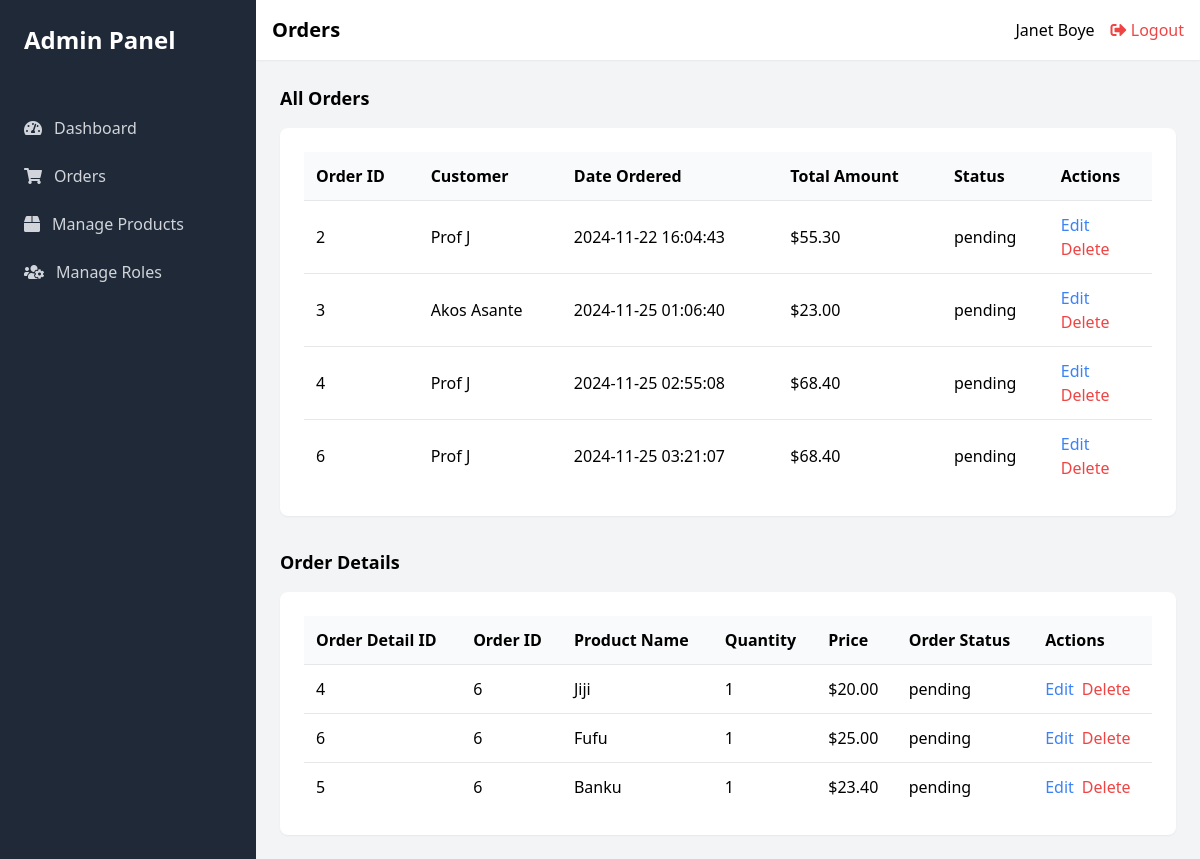
The app's page /view/manage_orders.php (signed in), older data.
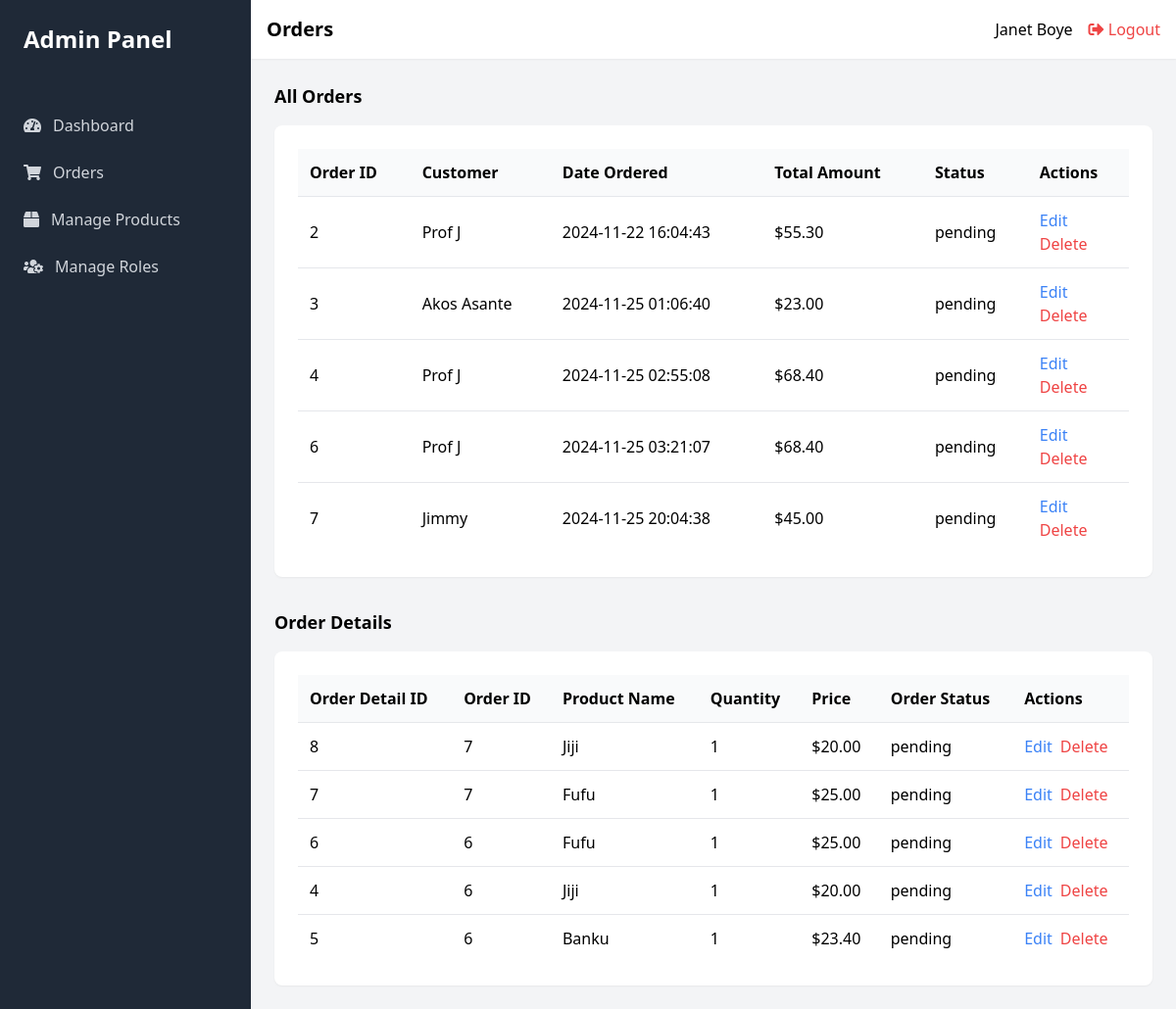
The same page, newer data.
### tables this page shows
CREATE TABLE `orders` (
  `order_id` int(11) NOT NULL,
  `user_id` int(11) NOT NULL,
  `date` datetime NOT NULL DEFAULT current_timestamp(),
  `total_amount` decimal(10,2) NOT NULL,
  `status` enum('pending','completed','collected','cancelled') NOT NULL DEFAULT 'pending'
);

CREATE TABLE `users` (
  `user_id` int(11) NOT NULL,
  `name` varchar(100) NOT NULL,
  `email` varchar(100) NOT NULL,
  `password` varchar(255) NOT NULL,
  `role` enum('administrator','inventory manager','sales personnel','customer') NOT NULL
);

CREATE TABLE `order_details` (
  `order_detail_id` int(11) NOT NULL,
  `order_id` int(11) NOT NULL,
  `product_id` int(11) NOT NULL,
  `qty` int(11) NOT NULL,
  `price` decimal(10,2) NOT NULL
);

CREATE TABLE `products` (
  `product_id` int(11) NOT NULL,
  `pname` varchar(100) NOT NULL,
  `description` text NOT NULL,
  `price` decimal(10,2) NOT NULL,
  `stock_qty` int(11) DEFAULT NULL
);

### controllers/order_controller.php (called while the page is built, shortened)
<?php
require_once("../classes/order_class.php");
function getOrdersController() {
    $orders = new Orders();
    return $orders->getOrders();
}
function getAllOrderDetailsController() {
    $order = new Orders();
    return $order->getAllOrderDetails();
}
?>

### classes/order_class.php (called while the page is built, shortened)
<?php
require_once ('../settings/db_class.php');
class Orders extends db_connection
{
    public function getAllOrderDetails() {
        $ndb = new db_connection();
        $sql = "SELECT `order_details`.`order_detail_id`, `orders`.`order_id`, `orders`.`status` AS order_status,
                        `order_details`.`qty`, `order_details`.`price`, `products`.`pname`
                FROM `order_details`
                JOIN `products` ON `order_details`.`product_id` = `products`.`product_id`
                JOIN `orders` ON `order_details`.`order_id` = `orders`.`order_id`
                ORDER BY `orders`.`date` DESC";
        if ($ndb->db_query($sql)) {
            $order_details = $ndb->db_fetch_all();
            return $order_details ? $order_details : [];
        } else {
            error_log("Error retrieving order details: " . mysqli_error($ndb->db_conn()));
            return [];
        }
    }
    function getOrders() {
        $ndb = new db_connection();
        $sql = "SELECT `orders`.*, `users`.`name` FROM `orders`
                JOIN `users` ON `orders`.`user_id` = `users`.`user_id`";
        $result = mysqli_query($ndb->db_conn(), $sql);
        $orders = array();
        if ($result && mysqli_num_rows($result) > 0) {
            while ($row = mysqli_fetch_assoc($result)) {
                $orders[] = $row;
            }
        }
        return $orders;
    }
}
?>

### settings/db_class.php (called while the page is built, shortened)
<?php
if (!class_exists('db_connection')) {
	class db_connection
	{
		public $db = null;
		public $results = null;
		function db_connect()
		{
			$this->db = mysqli_connect(SERVER, USERNAME, PASSWORD, DATABASE);
			if (mysqli_connect_errno()) {
				return false;
			} else {
				return true;
			}
		}
		function db_conn()
		{
			$this->db = mysqli_connect(SERVER, USERNAME, PASSWORD, DATABASE);
			if (mysqli_connect_errno()) {
				return false;
			} else {
				return $this->db;
			}
		}
		function db_query($sqlQuery)
		{
			$this->results = mysqli_query($this->db, $sqlQuery);
			if ($this->results == false) {
				return false;
			} else {
				return true;
			}
		}
		function db_fetch_all()
		{
			return mysqli_fetch_all($this->results, MYSQLI_ASSOC);
		}
	}
}
?>

### view/manage_orders.php (the view, shortened to what this page needs)
<?php
$role = $_SESSION['user_role'];
require_once('../controllers/order_controller.php');
$orders = getOrdersController();
$order_details = getAllOrderDetailsController();
?>
<!DOCTYPE html>
<html lang="en">
<head>
    <link href="https://cdn.jsdelivr.net/npm/tailwindcss@2.2.16/dist/tailwind.min.css" rel="stylesheet">
    <link rel="stylesheet" href="https://cdnjs.cloudflare.com/ajax/libs/font-awesome/5.15.3/css/all.min.css">
</head>
<body>
    <div class="flex h-screen bg-gray-100">
        <div class="w-64 bg-gray-800">
            <div class="p-6">
                <h1 class="text-2xl font-bold text-white">Admin Panel</h1>
            </div>
            <nav class="mt-6">
                <a href="admin.php" class="flex items-center py-3 px-6 text-gray-300 hover:bg-gray-700 hover:text-white transition-all duration-200">
                    <i class="fas fa-tachometer-alt mr-3"></i> Dashboard
                </a>
                <?php if ($role === 'administrator' || $role === 'sales personnel' || $role === 'inventory manager') { ?>
                    <a href="manage_orders.php" class="flex items-center py-3 px-6 text-gray-300 hover:bg-gray-700 hover:text-white transition-all duration-200">
                        <i class="fas fa-shopping-cart mr-3"></i> Orders
                    </a>
                <?php } ?>
                <?php if ($role === 'administrator' || $role === 'sales personnel' || $role === 'inventory manager') { ?>
                    <a href="manage_products.php" class="flex items-center py-3 px-6 text-gray-300 hover:bg-gray-700 hover:text-white transition-all duration-200">
                        <i class="fas fa-box mr-3"></i> Manage Products
                    </a>
                <?php } ?>
                <?php if ($role === 'administrator') { ?>
                    <a href="manage_roles.php" class="flex items-center py-3 px-6 text-gray-300 hover:bg-gray-700 hover:text-white transition-all duration-200">
                        <i class="fas fa-users-cog mr-3"></i> Manage Roles
                    </a>
                <?php } ?>
            </nav>
        </div>
        <div class="flex-1 overflow-x-hidden overflow-y-auto">
            <header class="bg-white shadow-sm p-4">
                <div class="flex items-center justify-between">
                    <h2 class="text-xl font-semibold">Orders</h2>
                    <div class="flex items-center">
                        <span class="mr-4"><?php echo $_SESSION['user_name']; ?></span>
                        <a href="../actions/logout_action.php" class="text-red-500 hover:text-red-700">
                            <i class="fas fa-sign-out-alt"></i> Logout
                        </a>
                    </div>
                </div>
            </header>
            <main class="p-6">
                <div class="flex justify-between items-center mb-4">
                    <h3 class="text-lg font-semibold">All Orders</h3>
                </div>
                <div class="bg-white p-6 rounded-lg shadow-sm">
                    <table class="w-full">
                        <thead>
                            <tr class="bg-gray-50">
                                <th class="p-3 text-left">Order ID</th>
                                <th class="p-3 text-left">Customer</th>
                                <th class="p-3 text-left">Date Ordered</th>
                                <th class="p-3 text-left">Total Amount</th>
                                <th class="p-3 text-left">Status</th>
                                <?php if ($role === 'administrator' || $role === 'sales personnel') { ?>
                                    <th class="p-3 text-left">Actions</th>
                                <?php } ?>
                            </tr>
                        </thead>
                        <tbody>
                            <?php foreach ($orders as $order) { ?>
                                <tr class="border-t">
                                    <td class="p-3"><?php echo $order['order_id']; ?></td>
                                    <td class="p-3"><?php echo $order['name']; ?></td>
                                    <td class="p-3"><?php echo $order['date']; ?></td>
                                    <td class="p-3">$<?php echo $order['total_amount']; ?></td>
                                    <td class="p-3"><?php echo $order['status']; ?></td>
                                    <?php if ($role === 'administrator' || $role === 'sales personnel') { ?>
                                        <td class="p-3">
                                            <form action="edit_order.php" method="POST">
                                                <button class="text-blue-500">Edit</button>
                                            </form>
                                            <form action="../actions/delete_order_action.php" method="POST">
                                                <button class="text-red-500">Delete</button>
                                            </form>
                                        </td>
                                    <?php } ?>
                                </tr>
                            <?php } ?>
                        </tbody>
                    </table>
                </div>
                <div class="mt-8">
                    <h3 class="text-lg font-semibold mb-4">Order Details</h3>
                    <div class="bg-white p-6 rounded-lg shadow-sm">
                        <table class="w-full">
                            <thead>
                                <tr class="bg-gray-50">
                                    <th class="p-3 text-left">Order Detail ID</th>
                                    <th class="p-3 text-left">Order ID</th>
                                    <th class="p-3 text-left">Product Name</th>
                                    <th class="p-3 text-left">Quantity</th>
                                    <th class="p-3 text-left">Price</th>
                                    <th class="p-3 text-left">Order Status</th>
                                    <?php if ($role === 'administrator' || $role === 'sales personnel') { ?>
                                        <th class="p-3 text-left">Actions</th>
                                    <?php } ?>
                                </tr>
                            </thead>
                            <tbody>
                                <?php foreach ($order_details as $detail) { ?>
                                    <tr class="border-t">
                                        <td class="p-3"><?php echo $detail['order_detail_id']; ?></td>
                                        <td class="p-3"><?php echo $detail['order_id']; ?></td>
                                        <td class="p-3"><?php echo $detail['pname']; ?></td>
                                        <td class="p-3"><?php echo $detail['qty']; ?></td>
                                        <td class="p-3">$<?php echo $detail['price']; ?></td>
                                        <td class="p-3"><?php echo $detail['order_status']; ?></td>
                                        <?php if ($role === 'administrator' || $role === 'sales personnel') { ?>
                                            <td class="p-3 flex space-x-2">
                                                <form action="edit_order_detail.php" method="POST">
                                                    <button class="text-blue-500">Edit</button>
                                                </form>
                                                <form action="../actions/delete_order_detail_action.php" method="POST">
                                                    <button class="text-red-500">Delete</button>
                                                </form>
                                            </td>
                                        <?php } ?>
                                    </tr>
                                <?php } ?>
                            </tbody>
                        </table>
                    </div>
                </div>
            </main>
        </div>
    </div>
</body>
</html>

Row changes from the older to the newer data that the page shows:
added orders: order_id "7", user.name "Jimmy", date "2024-11-25 20:04:38", total_amount "45.00", status "pending"
added order_details: order_detail_id "8", order.order_id "7", product.pname "Jiji", qty "1", price "20.00", order.status "pending"
added order_details: order_detail_id "7", order.order_id "7", product.pname "Fufu", qty "1", price "25.00", order.status "pending"
shown differently, row unchanged: order_details id 6: moves up the list
